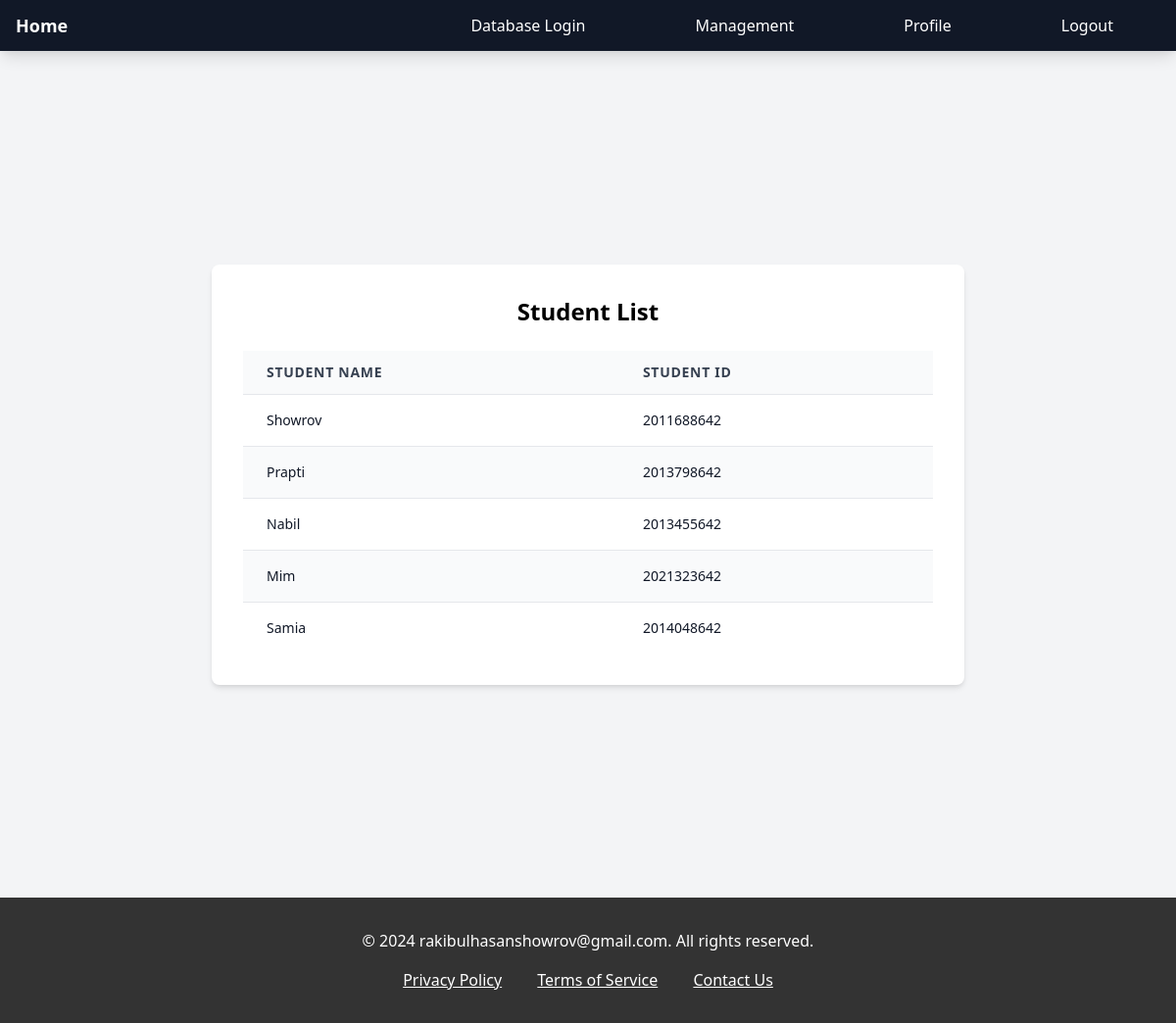
The page /dbmanage/students/ (signed in) on the database as committed earlier.
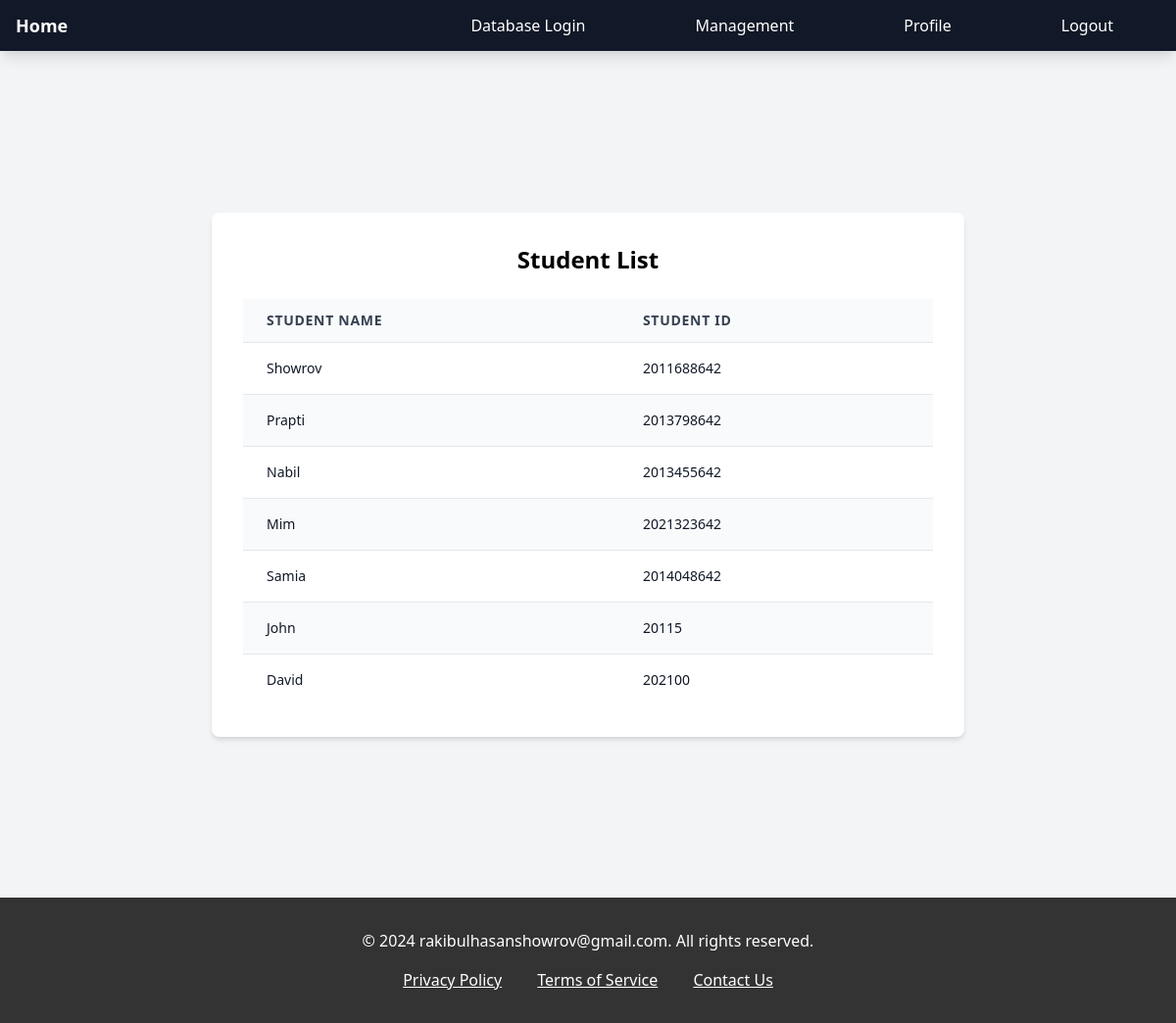
The same page on the database as committed later.
### userprofile/models.py (models this page shows, shortened)
class Student(models.Model):
    name = models.CharField(max_length=100)
    student_id = models.CharField(max_length=10, unique=True)
    courses = models.ManyToManyField(Course, through='StudentCourse')

### dbmanage/views.py (the view)
# urls.py: path('students/', views.student_list, name='student_list'),
@login_required(login_url='login')
def student_list(request):
    students = Student.objects.all()
    return render(request, 'student_list.html', {'students': students})

### templates/student_list.html (shortened to what this page needs)
{% extends 'base.html' %}
{% block content %}
<div class="min-h-screen bg-gray-100 flex items-center justify-center">
    <div class="bg-white shadow-md rounded-lg p-8 max-w-3xl w-full">
        <h1 class="text-2xl font-semibold text-center mb-6">Student List</h1>
        <div class="overflow-x-auto">
            <table class="min-w-full divide-y divide-gray-200 bg-blue-50">
                <thead class="bg-gray-50">
                    <tr>
                        <th scope="col" class="px-6 py-3 text-left text-sm font-bold text-gray-700 uppercase tracking-wider">
                            Student Name
                        </th>
                        <th scope="col" class="px-6 py-3 text-left text-sm font-bold text-gray-700 uppercase tracking-wider">
                            Student ID
                        </th>
                    </tr>
                </thead>
                <tbody class="bg-white divide-y divide-gray-200">
                    {% for student in students %}
                        <tr class="{% cycle 'bg-white' 'bg-gray-50' %}">
                            <td class="px-6 py-4 whitespace-nowrap text-sm font-medium text-gray-900">
                                {{ student.name }}
                            </td>
                            <td class="px-6 py-4 whitespace-nowrap text-sm text-gray-900">
                                {{ student.student_id }}
                            </td>
                        </tr>
                    {% endfor %}
                </tbody>
            </table>
        </div>
    </div>
</div>
{% endblock %}

Rows that differ between the two databases and show on the page:
added Student: name "John", student_id "20115"
added Student: name "David", student_id "202100"
